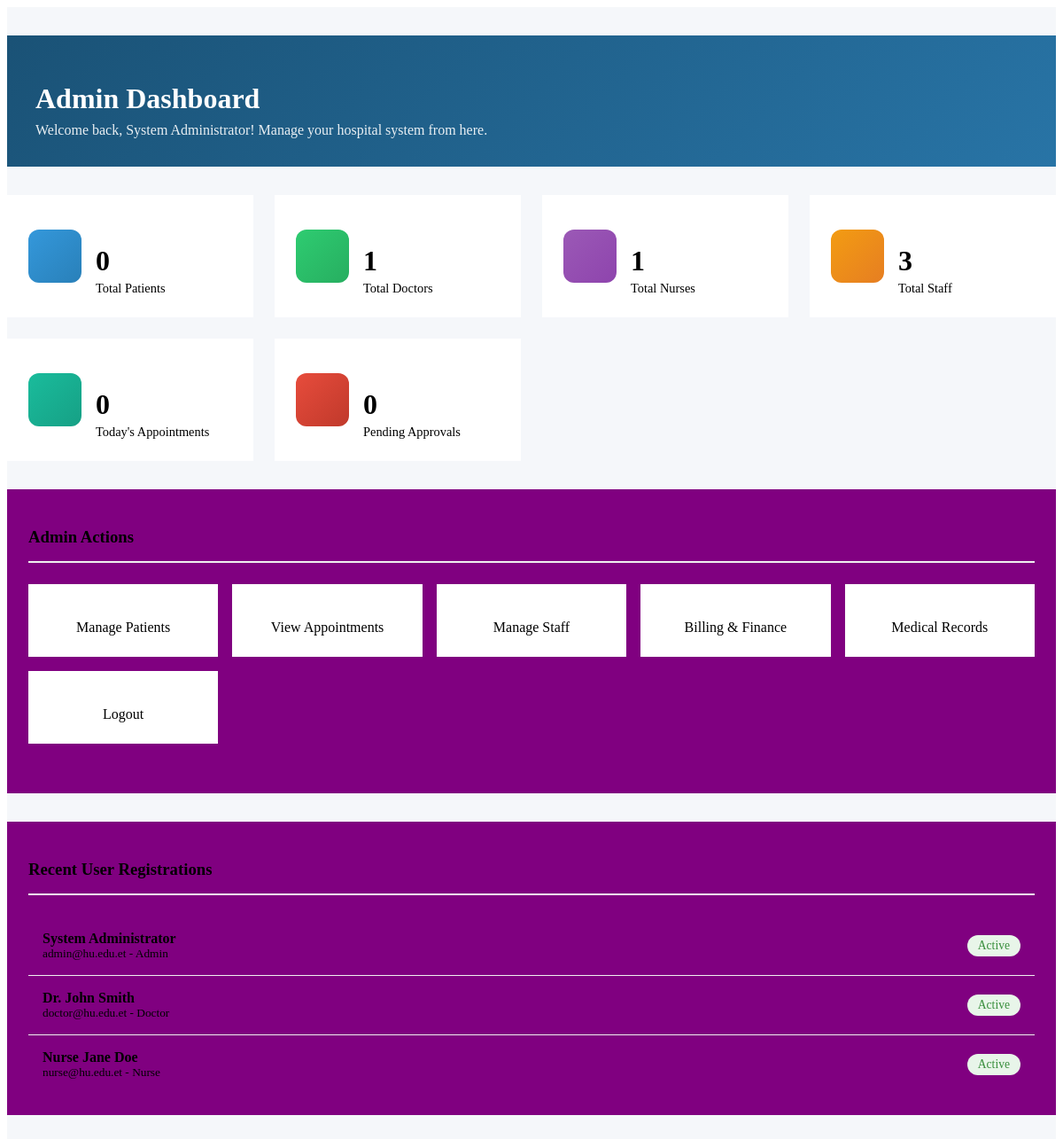
/admin-dashboard.php (signed in), run on the app's committed database.
### tables this page shows
CREATE TABLE IF NOT EXISTS users (
    id INT AUTO_INCREMENT PRIMARY KEY,
    email VARCHAR(100) UNIQUE NOT NULL,
    password VARCHAR(255) NOT NULL,
    full_name VARCHAR(100) NOT NULL,
    user_role ENUM('admin', 'doctor', 'nurse', 'patient') DEFAULT 'patient',
    department VARCHAR(100),
    specialization VARCHAR(100),
    phone VARCHAR(20),
    address TEXT,
    profile_image VARCHAR(255),
    status ENUM('active', 'inactive', 'pending') DEFAULT 'pending',
    last_login DATETIME,
    created_at TIMESTAMP DEFAULT CURRENT_TIMESTAMP,
    updated_at TIMESTAMP DEFAULT CURRENT_TIMESTAMP ON UPDATE CURRENT_TIMESTAMP,
    INDEX idx_status (status)
);

### database.php (called while the page is built, shortened)
<?php
class Database
{
    private static $pdo = null;
    public static function connect()
    {
        if (self::$pdo === null) {
            try {
                $host = 'localhost';
                $dbname = 'haramaya_cms';
                $username = 'root';
                $password = '';
                self::$pdo = new PDO(
                    "mysql:host=$host;dbname=$dbname;charset=utf8mb4",
                    $username,
                    $password,
                    [
                        PDO::ATTR_ERRMODE => PDO::ERRMODE_EXCEPTION,
                        PDO::ATTR_DEFAULT_FETCH_MODE => PDO::FETCH_ASSOC,
                        PDO::ATTR_EMULATE_PREPARES => false
                    ]
                );
            } catch (PDOException $e) {
                die("Database connection failed: " . $e->getMessage());
            }
        }
        return self::$pdo;
    }
    public static function query($sql, $params = [])
    {
        $pdo = self::connect();
        $stmt = $pdo->prepare($sql);
        $stmt->execute($params);
        return $stmt->fetchAll();
    }
    public static function count($table, $conditions = [])
    {
        $pdo = self::connect();
        $sql = "SELECT COUNT(*) as count FROM {$table}";
        $params = [];
        if (!empty($conditions)) {
            $whereClauses = [];
            foreach ($conditions as $key => $value) {
                $whereClauses[] = "{$key} = ?";
                $params[] = $value;
            }
            $sql .= " WHERE " . implode(' AND ', $whereClauses);
        }
        $stmt = $pdo->prepare($sql);
        $stmt->execute($params);
        $result = $stmt->fetch();
        return $result['count'] ?? 0;
    }
}

### admin-dashboard.php (the view, shortened to what this page needs)
<?php
require_once '../includes/database.php';
$user_name = $_SESSION['user_name'] ?? 'Administrator';
$stats = [];
try {
    $today = date('Y-m-d');
    $stats['total_patients'] = Database::count('patients', ['status' => 'active']);
    $stats['total_doctors'] = Database::count('users', ['user_role' => 'doctor', 'status' => 'active']);
    $stats['total_nurses'] = Database::count('users', ['user_role' => 'nurse', 'status' => 'active']);
    $stats['total_staff'] = Database::count('users', ['status' => 'active']);
    $stats['today_appointments'] = Database::count('appointments', ['appointment_date' => $today]);
    $stats['pending_users'] = Database::count('users', ['status' => 'pending']);
} catch (Exception $e) {
    $stats = [
        'total_patients' => 0,
        'total_doctors' => 0,
        'total_nurses' => 0,
        'total_staff' => 0,
        'today_appointments' => 0,
        'pending_users' => 0
    ];
}
try {
    $recent_users = Database::query(
        "SELECT * FROM users ORDER BY created_at DESC LIMIT 5"
    );
} catch (Exception $e) {
    $recent_users = [];
    $recent_appointments = [];
}
?>
<div class="admin-dashboard">
    <div class="container">
        <div class="dashboard-header">
            <h1><i class="fas fa-user-shield"></i> Admin Dashboard</h1>
            <p>Welcome back, <?php echo htmlspecialchars($user_name); ?>! Manage your hospital system from here.</p>
        </div>
        <div class="stats-grid">
            <div class="stat-card">
                <div class="stat-icon blue">
                </div>
                <div class="stat-content">
                    <h3><?php echo number_format($stats['total_patients']); ?></h3>
                    <p>Total Patients</p>
                </div>
            </div>
            <div class="stat-card">
                <div class="stat-icon green">
                </div>
                <div class="stat-content">
                    <h3><?php echo number_format($stats['total_doctors']); ?></h3>
                    <p>Total Doctors</p>
                </div>
            </div>
            <div class="stat-card">
                <div class="stat-icon purple">
                </div>
                <div class="stat-content">
                    <h3><?php echo number_format($stats['total_nurses']); ?></h3>
                    <p>Total Nurses</p>
                </div>
            </div>
            <div class="stat-card">
                <div class="stat-icon orange">
                </div>
                <div class="stat-content">
                    <h3><?php echo number_format($stats['total_staff']); ?></h3>
                    <p>Total Staff</p>
                </div>
            </div>
            <div class="stat-card">
                <div class="stat-icon teal">
                </div>
                <div class="stat-content">
                    <h3><?php echo number_format($stats['today_appointments']); ?></h3>
                    <p>Today's Appointments</p>
                </div>
            </div>
            <div class="stat-card">
                <div class="stat-icon red">
                </div>
                <div class="stat-content">
                    <h3><?php echo number_format($stats['pending_users']); ?></h3>
                    <p>Pending Approvals</p>
                </div>
            </div>
        </div>
        <div class="content-section">
            <h3 class="section-title"><i class="fas fa-tasks"></i> Admin Actions</h3>
            <div class="actions-grid">
                <a href="patients.php" class="action-card">
                    <span>Manage Patients</span>
                </a>
                <a href="appointments.php" class="action-card">
                    <span>View Appointments</span>
                </a>
                <a href="profile.php" class="action-card">
                    <span>Manage Staff</span>
                </a>
                <a href="billing.php" class="action-card">
                    <span>Billing & Finance</span>
                </a>
                <a href="medical-records.php" class="action-card">
                    <span>Medical Records</span>
                </a>
                <a href="../logout.php" class="action-card">
                    <span>Logout</span>
                </a>
            </div>
        </div>
        <div class="content-section">
            <h3 class="section-title"><i class="fas fa-history"></i> Recent User Registrations</h3>
            <?php if (empty($recent_users)): ?>
                <p style="text-align: center; color: var(--gray-color); padding: 2rem;">No recent users</p>
            <?php else: ?>
                <?php foreach ($recent_users as $user): ?>
                    <div class="list-item">
                        <div>
                            <strong><?php echo htmlspecialchars($user['full_name'] ?? $user['email']); ?></strong>
                            <br>
                            <small style="color: var(--gray-color);">
                                <?php echo htmlspecialchars($user['email']); ?> -
                                <?php echo ucfirst($user['user_role'] ?? $user['role'] ?? 'user'); ?>
                            </small>
                        </div>
                        <span class="badge badge-<?php echo $user['status'] === 'active' ? 'success' : 'warning'; ?>">
                            <?php echo ucfirst($user['status']); ?>
                        </span>
                    </div>
                <?php endforeach; ?>
            <?php endif; ?>
        </div>
    </div>
</div>

### admin-dashboard.php (style rules this page uses)
.admin-dashboard { padding: 2rem 0; background: #f5f7fa; min-height: calc(100vh - 200px); }
.dashboard-header { background: linear-gradient(135deg, #1a5276, #2874a6); color: white; padding: 2rem; border-radius: var(--border-radius); margin-bottom: 2rem; box-shadow: var(--box-shadow); }
.dashboard-header h1 { margin-bottom: 0.5rem; color: white; }
.dashboard-header p { opacity: 0.9; margin: 0; }
.stats-grid { display: grid; grid-template-columns: repeat(auto-fit, minmax(250px, 1fr)); gap: 1.5rem; margin-bottom: 2rem; }
.stat-card { background: white; padding: 1.5rem; border-radius: var(--border-radius); box-shadow: var(--box-shadow); display: flex; align-items: center; transition: var(--transition); }
.stat-icon { width: 60px; height: 60px; border-radius: 12px; display: flex; align-items: center; justify-content: center; font-size: 1.5rem; color: white; margin-right: 1rem; }
.stat-icon.blue { background: linear-gradient(135deg, #3498db, #2980b9); }
.stat-icon.green { background: linear-gradient(135deg, #2ecc71, #27ae60); }
.stat-icon.purple { background: linear-gradient(135deg, #9b59b6, #8e44ad); }
.stat-icon.orange { background: linear-gradient(135deg, #f39c12, #e67e22); }
.stat-icon.red { background: linear-gradient(135deg, #e74c3c, #c0392b); }
.stat-icon.teal { background: linear-gradient(135deg, #1abc9c, #16a085); }
.stat-content h3 { font-size: 2rem; margin-bottom: 0.25rem; color: var(--dark-color); }
.stat-content p { color: var(--gray-color); margin: 0; font-size: 0.9rem; }
.actions-grid { display: grid; grid-template-columns: repeat(auto-fit, minmax(200px, 1fr)); gap: 1rem; margin-bottom: 2rem; }
.action-card { background: white; padding: 1.5rem; border-radius: var(--border-radius); box-shadow: var(--box-shadow); text-align: center; text-decoration: none; color: var(--dark-color); transition: var(--transition); }
.action-card span { font-weight: 500; display: block; }
.content-section { background: purple; padding: 1.5rem; border-radius: var(--border-radius); box-shadow: var(--box-shadow); margin-bottom: 2rem; }
.section-title { margin-bottom: 1.5rem; padding-bottom: 1rem; border-bottom: 2px solid #f0f0f0; color: var(--dark-color); }
.list-item { padding: 1rem; border-bottom: 1px solid #f0f0f0; display: flex; justify-content: space-between; align-items: center; }
.list-item:last-child { border-bottom: none; }
.badge { padding: 4px 12px; border-radius: 20px; font-size: 0.85rem; font-weight: 500; }
.badge-success { background: #e8f5e9; color: #388e3c; }

### data on the page
users: full_name "System Administrator", email "admin@hu.edu.et", user_role "Admin", status "Active"
users: full_name "Dr. John Smith", email "doctor@hu.edu.et", user_role "Doctor", status "Active"
users: full_name "Nurse Jane Doe", email "nurse@hu.edu.et", user_role "Nurse", status "Active"

### other printed values
$user_name "System Administrator"
$stats['total_patients'] "0"
$stats['total_doctors'] "1"
$stats['total_nurses'] "1"
$stats['total_staff'] "3"
$stats['today_appointments'] "0"
$stats['pending_users'] "0"
